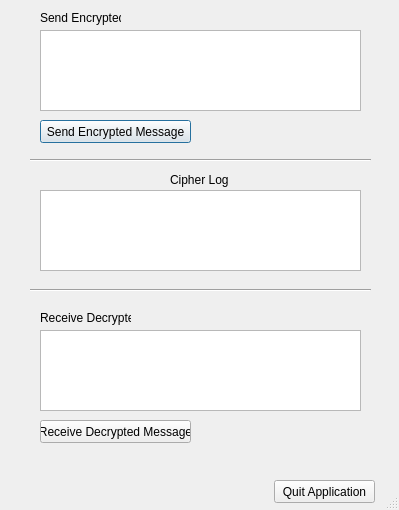
<?xml version="1.0" encoding="UTF-8"?>
<ui version="4.0">
 <author>Jonathan</author>
 
 <class>Dialog</class>
 <widget class="QDialog" name="Dialog">
  <property name="geometry">
   <rect>
    <x>0</x>
    <y>0</y>
    <width>399</width>
    <height>510</height>
   </rect>
  </property>
  <property name="contextMenuPolicy">
   <enum>Qt::ActionsContextMenu</enum>
  </property>
  <property name="acceptDrops">
   <bool>false</bool>
  </property>
  <property name="windowTitle">
   <string>Encrypted Chat </string>
  </property>
  <property name="sizeGripEnabled">
   <bool>true</bool>
  </property>
  <property name="modal">
   <bool>false</bool>
  </property>
  <widget class="QPushButton" name="pushButtonSendEncryptedMessage">
   <property name="geometry">
    <rect>
     <x>40</x>
     <y>120</y>
     <width>151</width>
     <height>23</height>
    </rect>
   </property>
   <property name="text">
    <string>Send Encrypted Message</string>
   </property>
  </widget>
  <widget class="QPushButton" name="pushButtonReceiveDecryptedMessage">
   <property name="geometry">
    <rect>
     <x>40</x>
     <y>420</y>
     <width>151</width>
     <height>23</height>
    </rect>
   </property>
   <property name="text">
    <string>Receive Decrypted Message</string>
   </property>
  </widget>
  <widget class="Line" name="line">
   <property name="geometry">
    <rect>
     <x>30</x>
     <y>150</y>
     <width>341</width>
     <height>20</height>
    </rect>
   </property>
   <property name="orientation">
    <enum>Qt::Horizontal</enum>
   </property>
  </widget>
  <widget class="QTextEdit" name="textEditEncryptedCommunicationHistory">
   <property name="geometry">
    <rect>
     <x>40</x>
     <y>190</y>
     <width>321</width>
     <height>81</height>
    </rect>
   </property>
  </widget>
  <widget class="Line" name="line_2">
   <property name="geometry">
    <rect>
     <x>30</x>
     <y>280</y>
     <width>341</width>
     <height>20</height>
    </rect>
   </property>
   <property name="orientation">
    <enum>Qt::Horizontal</enum>
   </property>
  </widget>
  <widget class="QLabel" name="labelCipherTextLog">
   <property name="geometry">
    <rect>
     <x>170</x>
     <y>170</y>
     <width>91</width>
     <height>20</height>
    </rect>
   </property>
   <property name="text">
    <string>Cipher Log</string>
   </property>
  </widget>
  <widget class="QTextEdit" name="textEditSendEncryptedMessage">
   <property name="geometry">
    <rect>
     <x>40</x>
     <y>30</y>
     <width>321</width>
     <height>81</height>
    </rect>
   </property>
  </widget>
  <widget class="QTextEdit" name="textEditReceiveDecryptedMessage">
   <property name="geometry">
    <rect>
     <x>40</x>
     <y>330</y>
     <width>321</width>
     <height>81</height>
    </rect>
   </property>
  </widget>
  <widget class="QLabel" name="labelSendEncrypted">
   <property name="geometry">
    <rect>
     <x>40</x>
     <y>10</y>
     <width>81</width>
     <height>16</height>
    </rect>
   </property>
   <property name="text">
    <string>Send Encrypted</string>
   </property>
  </widget>
  <widget class="QLabel" name="labelReceiveDecrypted">
   <property name="geometry">
    <rect>
     <x>40</x>
     <y>310</y>
     <width>91</width>
     <height>16</height>
    </rect>
   </property>
   <property name="text">
    <string>Receive Decrypted</string>
   </property>
  </widget>
  <widget class="QPushButton" name="pushButtonQuitApplication">
   <property name="geometry">
    <rect>
     <x>274</x>
     <y>480</y>
     <width>101</width>
     <height>23</height>
    </rect>
   </property>
   <property name="text">
    <string>Quit Application</string>
   </property>
  </widget>
 </widget>
 <includes>
  <include location="local">Home</include>
 </includes>
 <resources/>
 <connections/>
 <designerdata>
  <property name="gridDeltaX">
   <number>10</number>
  </property>
  <property name="gridDeltaY">
   <number>10</number>
  </property>
  <property name="gridSnapX">
   <bool>true</bool>
  </property>
  <property name="gridSnapY">
   <bool>true</bool>
  </property>
  <property name="gridVisible">
   <bool>true</bool>
  </property>
 </designerdata>
</ui>
